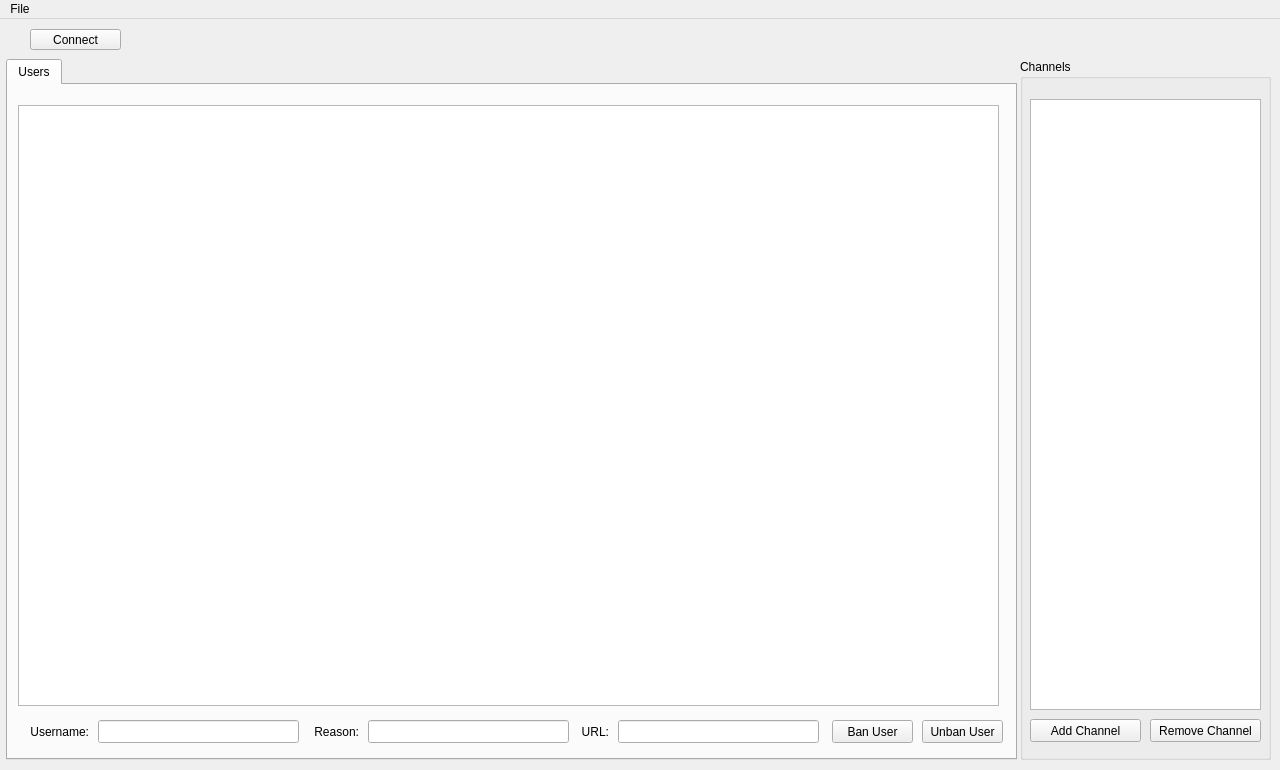
<?xml version="1.0" encoding="UTF-8"?>
<ui version="4.0">
 <class>MainWindowContent</class>
 <widget class="QMainWindow" name="MainWindowContent">
  <property name="geometry">
   <rect>
    <x>0</x>
    <y>0</y>
    <width>1280</width>
    <height>770</height>
   </rect>
  </property>
  <property name="minimumSize">
   <size>
    <width>1280</width>
    <height>770</height>
   </size>
  </property>
  <property name="maximumSize">
   <size>
    <width>1280</width>
    <height>770</height>
   </size>
  </property>
  <property name="windowTitle">
   <string>MainWindow</string>
  </property>
  <widget class="QWidget" name="centralWidget">
   <widget class="QGroupBox" name="channelGroupBox">
    <property name="geometry">
     <rect>
      <x>1020</x>
      <y>40</y>
      <width>251</width>
      <height>701</height>
     </rect>
    </property>
    <property name="title">
     <string>Channels</string>
    </property>
    <widget class="QListView" name="channels">
     <property name="geometry">
      <rect>
       <x>10</x>
       <y>40</y>
       <width>231</width>
       <height>611</height>
      </rect>
     </property>
     <property name="editTriggers">
      <set>QAbstractItemView::NoEditTriggers</set>
     </property>
     <property name="showDropIndicator" stdset="0">
      <bool>false</bool>
     </property>
     <property name="dragDropMode">
      <enum>QAbstractItemView::NoDragDrop</enum>
     </property>
     <property name="defaultDropAction">
      <enum>Qt::IgnoreAction</enum>
     </property>
     <property name="selectionMode">
      <enum>QAbstractItemView::SingleSelection</enum>
     </property>
     <property name="selectionBehavior">
      <enum>QAbstractItemView::SelectRows</enum>
     </property>
    </widget>
    <widget class="QPushButton" name="addChannelButton">
     <property name="geometry">
      <rect>
       <x>10</x>
       <y>660</y>
       <width>111</width>
       <height>23</height>
      </rect>
     </property>
     <property name="text">
      <string>Add Channel</string>
     </property>
    </widget>
    <widget class="QPushButton" name="removeChannelButton">
     <property name="geometry">
      <rect>
       <x>130</x>
       <y>660</y>
       <width>111</width>
       <height>23</height>
      </rect>
     </property>
     <property name="text">
      <string>Remove Channel</string>
     </property>
    </widget>
   </widget>
   <widget class="QTabWidget" name="UserModsTabWidget">
    <property name="geometry">
     <rect>
      <x>6</x>
      <y>40</y>
      <width>1011</width>
      <height>701</height>
     </rect>
    </property>
    <property name="currentIndex">
     <number>0</number>
    </property>
    <widget class="QWidget" name="userTab">
     <attribute name="title">
      <string>Users</string>
     </attribute>
     <widget class="QTableView" name="users">
      <property name="geometry">
       <rect>
        <x>10</x>
        <y>20</y>
        <width>981</width>
        <height>601</height>
       </rect>
      </property>
      <property name="editTriggers">
       <set>QAbstractItemView::DoubleClicked</set>
      </property>
      <property name="selectionMode">
       <enum>QAbstractItemView::SingleSelection</enum>
      </property>
      <property name="selectionBehavior">
       <enum>QAbstractItemView::SelectRows</enum>
      </property>
      <property name="gridStyle">
       <enum>Qt::DashLine</enum>
      </property>
      <property name="sortingEnabled">
       <bool>true</bool>
      </property>
      <property name="wordWrap">
       <bool>false</bool>
      </property>
      <property name="cornerButtonEnabled">
       <bool>false</bool>
      </property>
      <attribute name="horizontalHeaderShowSortIndicator" stdset="0">
       <bool>true</bool>
      </attribute>
      <attribute name="verticalHeaderVisible">
       <bool>false</bool>
      </attribute>
      <attribute name="verticalHeaderHighlightSections">
       <bool>false</bool>
      </attribute>
     </widget>
     <widget class="QLabel" name="usernamLabel">
      <property name="geometry">
       <rect>
        <x>10</x>
        <y>635</y>
        <width>71</width>
        <height>23</height>
       </rect>
      </property>
      <property name="text">
       <string>Username:</string>
      </property>
      <property name="alignment">
       <set>Qt::AlignRight|Qt::AlignTrailing|Qt::AlignVCenter</set>
      </property>
     </widget>
     <widget class="QLineEdit" name="usernameLineEdit">
      <property name="geometry">
       <rect>
        <x>90</x>
        <y>635</y>
        <width>201</width>
        <height>23</height>
       </rect>
      </property>
     </widget>
     <widget class="QLabel" name="reasonLabel">
      <property name="geometry">
       <rect>
        <x>300</x>
        <y>635</y>
        <width>51</width>
        <height>23</height>
       </rect>
      </property>
      <property name="text">
       <string>Reason:</string>
      </property>
      <property name="alignment">
       <set>Qt::AlignRight|Qt::AlignTrailing|Qt::AlignVCenter</set>
      </property>
     </widget>
     <widget class="QLineEdit" name="reasonLineEdit">
      <property name="geometry">
       <rect>
        <x>360</x>
        <y>635</y>
        <width>201</width>
        <height>23</height>
       </rect>
      </property>
     </widget>
     <widget class="QPushButton" name="banUserButton">
      <property name="geometry">
       <rect>
        <x>824</x>
        <y>635</y>
        <width>81</width>
        <height>23</height>
       </rect>
      </property>
      <property name="text">
       <string>Ban User</string>
      </property>
     </widget>
     <widget class="QPushButton" name="unbanUserButton">
      <property name="geometry">
       <rect>
        <x>914</x>
        <y>635</y>
        <width>81</width>
        <height>23</height>
       </rect>
      </property>
      <property name="text">
       <string>Unban User</string>
      </property>
     </widget>
     <widget class="QLabel" name="urlReasonlabel">
      <property name="geometry">
       <rect>
        <x>570</x>
        <y>635</y>
        <width>31</width>
        <height>23</height>
       </rect>
      </property>
      <property name="text">
       <string>URL:</string>
      </property>
      <property name="alignment">
       <set>Qt::AlignRight|Qt::AlignTrailing|Qt::AlignVCenter</set>
      </property>
     </widget>
     <widget class="QLineEdit" name="urlReasonLineEdit">
      <property name="geometry">
       <rect>
        <x>610</x>
        <y>635</y>
        <width>201</width>
        <height>23</height>
       </rect>
      </property>
     </widget>
    </widget>
   </widget>
   <widget class="QLabel" name="connectionIcon">
    <property name="geometry">
     <rect>
      <x>10</x>
      <y>10</y>
      <width>47</width>
      <height>21</height>
     </rect>
    </property>
    <property name="text">
     <string/>
    </property>
   </widget>
   <widget class="QPushButton" name="connectButton">
    <property name="geometry">
     <rect>
      <x>30</x>
      <y>10</y>
      <width>91</width>
      <height>21</height>
     </rect>
    </property>
    <property name="text">
     <string>Connect</string>
    </property>
   </widget>
  </widget>
  <widget class="QMenuBar" name="menuBar">
   <property name="geometry">
    <rect>
     <x>0</x>
     <y>0</y>
     <width>1280</width>
     <height>21</height>
    </rect>
   </property>
   <widget class="QMenu" name="menuFile">
    <property name="title">
     <string>File</string>
    </property>
    <addaction name="separator"/>
    <addaction name="actionLogin"/>
    <addaction name="actionQuit"/>
   </widget>
   <addaction name="menuFile"/>
  </widget>
  <action name="actionLogin">
   <property name="text">
    <string>Login...</string>
   </property>
  </action>
  <action name="actionQuit">
   <property name="text">
    <string>Quit</string>
   </property>
  </action>
 </widget>
 <layoutdefault spacing="6" margin="11"/>
 <resources/>
 <connections/>
</ui>
